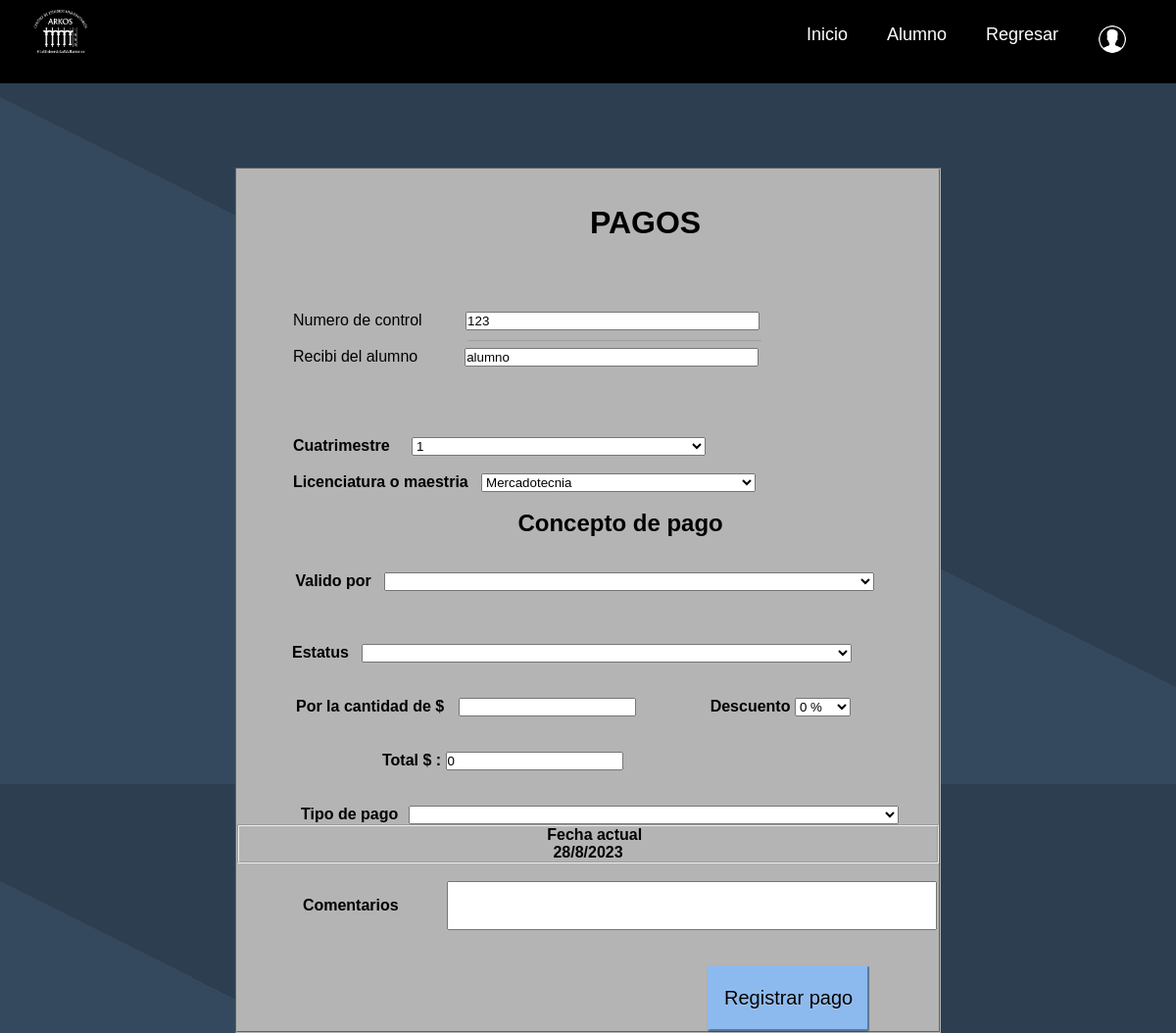
/ASaceuapay.php?id=13, run on the app's committed database.
### tables this page shows
CREATE TABLE `tbl_alumno` (
  `id_alumno` bigint(11) NOT NULL,
  `nombre` varchar(100) NOT NULL,
  `numero_control` int(11) NOT NULL,
  `id_carrera` bigint(20) NOT NULL,
  `cuatrimestre` int(11) NOT NULL,
  `id_usuario` bigint(20) NOT NULL
);

### ASaceuapay.php (the view, shortened to what this page needs)
<?php
$dbhost = "localhost";
$dbuser = "root";
$dbpass = "";
$dbname = "saceuapay";
$conn = mysqli_connect($dbhost, $dbuser, $dbpass, $dbname);
$varsesionn = $_SESSION['usuario'];
$consultaUsuario = "SELECT 	tipo_usuario  FROM tbl_usuario WHERE login = '$varsesionn'";
$query = mysqli_query($conn, $consultaUsuario);
$row = mysqli_fetch_array($query);
$max = $row[0];
$id = $_GET['id'];
$sql = "SELECT * FROM tbl_alumno WHERE id_alumno = '$id'";
$query = mysqli_query($conn, $sql);
$row2 = mysqli_fetch_array($query);
?>
<!DOCTYPE html>
<html>
<head>
	<link rel="stylesheet" type="text/css" href="styles/estiloPay.css"/>
</head>
<header>
<section>
<img src="images/logoarkos.png" id="logo">
<nav>
<ul>
<li><a href="menuadmin.php">Inicio</a></li>
<li><a href="#">Alumno</a>
<div class="submenu">
   <li><a href=" <?php
   if($max == 2){
    echo "menuadmin.php";
   }elseif($max == 3){
    echo "caja.php";
   }elseif($max == 4){
    echo "cobranza.php";
   }
   ?>" >Regresar</a></li>
   <li><a href="formAdmin.html"><img src = "images/usuario.png"  width="30" height="30" /><br></a>
 </li>
</div>
</li>
</ul>
</nav>
</section>
</header>
<body>
<div class="forma"> <br><br>
<form action="http://localhost/Saceuapay/createSaceuapay.php" method="post" autocomplete="OFF">
	<fieldset class="uu">
		<br>
	<br>
	<h1>PAGOS</h1><br><br>
	<br><br><label style="margin-left: 57px; margin-right: 40px;" autocomplete="OFF" >Numero de control</label>
		<input type="text" name="txtNumcontrol"  id="campo"style="width: 300px;"   required="required" value="<?php echo$row2['numero_control']?>">
		<ul id="lista" class="lista" style="list-style-type: none;width: 300px;height: auto;position: absolute;margin-top: 10px;
		margin-left: 10px;margin-left: 235px;margin-right: 50px;cursor: pointer;background-color: #EEEEEE;border-top: 1px solid #9e9e9e;">
		</ul>
		<br><br><label style="margin-left: 57px; margin-right: 43.5px;">Recibi del alumno</label>
		<input type="text" name="txtRalumno" style="width: 300px;"required="required" id="campon" value="<?php echo$row2['nombre']?>"><br><br><b><br>
		<br><br><label style="margin-left: 57px;">Cuatrimestre </label> &nbsp &nbsp
		<select id="Cuatrimestre" name="txtCuatrimestre" style="width: 300px"required="required" readonly>
            <?php echo'<option   value="'.$row2['cuatrimestre'].'">'.$row2['cuatrimestre'].'</option>';?>
		</select>
		<br><br><label style="margin-left: 57px;">Licenciatura o maestria </label> &nbsp
		<select name="txtCarrera" style="width: 280px" required >
		<?php
            if($row2['id_carrera'] == 0){
			    echo'<option   value="0">Mercadotecnia</option>';
            }elseif($row2['id_carrera'] == 1){
                echo'<option   value="1">Contaduria</option>';
            }elseif($row2['id_carrera'] == 2){
                echo'<option   value="2">Derecho</option>';
            }elseif($row2['id_carrera'] == 3){
                echo'<option   value="3">Ciencias de la comunicación</option>';
            }elseif($row2['id_carrera'] == 4){
                echo'<option   value="4">Administración de empresas turísticas</option>';
            }
				?>
		</select>
		<br><br>	<h2>Concepto de pago</h2>
		<br><br> &nbsp  &nbsp  &nbsp  &nbsp  &nbsp
		<label style="margin-left: 15px;">Valido por </label> &nbsp
		<select name="txtConcepto" style="width: 500px;"required="required"/>
			<option value=""></option>
			<?php
			$conceptos = "SELECT * FROM tbl_concepto";
			$resultado = mysqli_query($conn, $conceptos);
				while($valores = mysqli_fetch_array($resultado)){
					echo'<option value="'.$valores['0'].'">'.$valores['1'].'</option>';
				}
				?>
		</select>  <br><br>
		<br><br><label style="margin-left: 56px;">Estatus </label> &nbsp
		<select name="txtEstatus" style="width: 500px;"required="required"/>
			<option value=""></option>
			<option value="Pagado">Pagado</option>
	<div id="contenido" name="formulario">
		<br><br><label style="margin-left: 60px; margin-right: 10px;">Por la cantidad de $</label>
		<input type="number"  pattern="[0-9]+([\.,][0-9]+)?" step="00.01" name="txtCantidad" class="form-control" id="saleP" onkeyup="discount();" required="required"/>
		<label style="margin-left: 10%;">Descuento</label>
		<select name="txtDescuento" class="form-control" id="discountP" onkeyup="discount();">
			<option value="0">0 %</option>
		</select>
		 <br><br> <br> <label style="margin-left: 148px;" >Total $ : </label>
		 <input type="number" name="txtTotal" placeholder="Total"  class="form-control" id="discountInput" readonly>
	</div>
		<br><br> <label style="margin-left: 65px;">Tipo de pago</label>
		<select name="txtTpago" style="width: 500px; margin-left: 6px;"required="required"/>
			<option value=""></option>
			<option value="1">Efectivo</option>
			<option value="4">Cheque</option><br>
		 <div align="center">
		 	<fieldset> <label style="margin-left: 57px; margin-right: 43.5px;">Fecha actual</label>
			<div id="current_date" name="txtFecha">
			</fieldset> <br>
			<label style="margin-left: 65px; margin-right: 45px;">Comentarios</label>
				<input type="text" name="txtComentarios" style="width: 500px; height: 50px;"><br><br>
			</div><br>
			<input type="submit" class="btn btnn" value="Registrar pago"  >
	</fieldset>
</form>
</div>
</body>
</html>

### styles/estiloPay.css (style rules this page uses)
* { padding: 0; margin: 0; box-sizing: border-box; }
body { align-items: center; justify-content: center; height: 100vh; background: url(logoarkos.png); font-family: Arial, Helvetica, sans-serif; background: linear-gradient(26.65deg, #34495e 50%, #2c3e50 50%); }
.uu { width: 60%; padding: 0px 0px 0px 0px; background-color: #b4b4b4 ; border-color: #b4b4b4 ; margin-left: 20%; }
h1 { padding-left: 360px; text-anchor: 10px; }
h2 { margin-left: 40%; }
.btn { border-radius: 3px; display: inline-block; padding: 20px 15px; text-decoration: none; text-shadow: 0 1px 0 rgba(255,255,255,0.3); box-shadow: 0 1px 1px rgba(0,0,0,0.3); margin-left: 480px; font-size: 20px; }
.btnn { color: black; background-color: #8dbaee ; border-color:#8dbaee ; }
* { text-decoration:none; list-style:none; margin:0px; padding:0px; outline:none; }
section { width:100%; max-width:1200px; margin:0px auto; display:table; position:relative; }
header { width:100%; display:table; background-color:#000; margin-bottom:50px; }
#logo { float:left; width: 5.5%; margin-top: 0.45%; }
nav { width:auto; float:right; }
nav ul { display:table; float:right; }
nav ul li { float:left; }
nav ul li:last-child { padding-right:0px; }
nav ul li a { color:#fff; font-size:18px; padding: 25px 20px; display:inline-block; transition: all 0.5s ease 0s; }
@media only screen and (max-width: 1440px) { section { max-width:95%; } }
.submenu { position: absolute; display: none; width: 13%; background: black; float:inherit; }
.lista { list-style-type: none; width: 300px; height: auto; position: absolute; margin-top: 10px; margin-left: 10px; margin-left: 235px; margin-right: 50px; cursor: pointer; background-color: #EEEEEE; border-top: 1px solid #9e9e9e; }

### data on the page
tbl_alumno: txtNumcontrol "123", txtRalumno "alumno", txtCuatrimestre "1", txtCarrera "Mercadotecnia"
